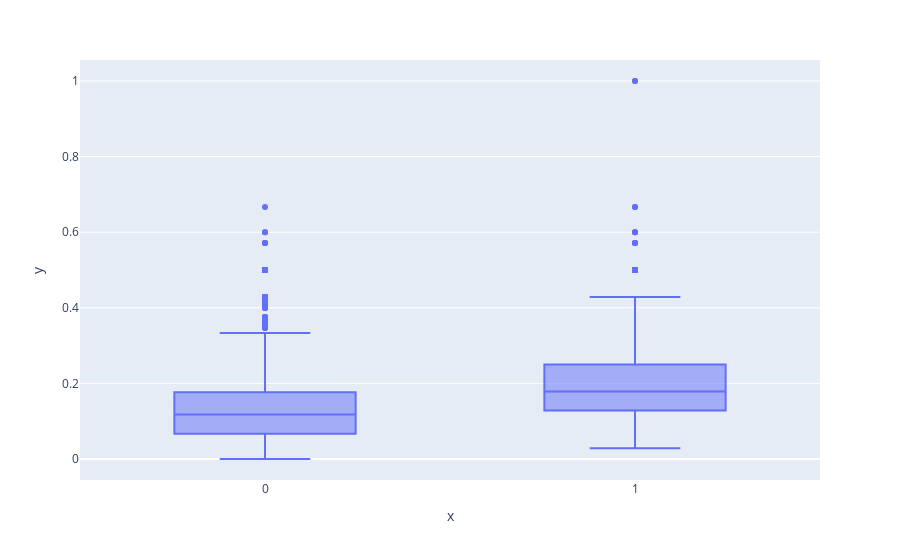

Notebook code cell kept with this figure:
### Code cell
px.box(x=X.loc[:, "Opinion Word"], y=X.loc[:, "Opinion Proportion"])

### Figure 1 — Plotly figure (JSON) as saved in the notebook; plotly's stock layout.template omitted (floating-point values rounded to 4 significant figures; data arrays with more than 128 entries replaced by an {"elided": "..."} marker saying what was removed)
{"data": [{"alignmentgroup": "True", "hovertemplate": "x=%{x}<br>y=%{y}<extra></extra>", "legendgroup": "", "marker": {"color": "#636efa"}, "name": "", "notched": false, "offsetgroup": "", "orientation": "v", "showlegend": false, "type": "box", "x": {"elided": "9546 int values"}, "x0": " ", "xaxis": "x", "y": {"elided": "9546 float values"}, "y0": " ", "yaxis": "y"}], "layout": {"autosize": true, "boxmode": "group", "legend": {"tracegroupgap": 0}, "margin": {"t": 60}, "xaxis": {"anchor": "y", "autorange": true, "domain": [0, 1], "range": [-0.5, 1.5], "title": {"text": "x"}, "type": "linear"}, "yaxis": {"anchor": "x", "autorange": true, "domain": [0, 1], "range": [-0.05556, 1.056], "title": {"text": "y"}, "type": "linear"}}}
